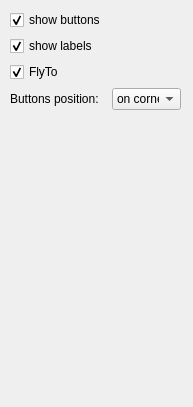
<?xml version="1.0" encoding="UTF-8"?>
<ui version="4.0">
 <class>mafPipeVisualIsoSurface</class>
 <widget class="QWidget" name="mafPipeVisualIsoSurface">
  <property name="geometry">
   <rect>
    <x>0</x>
    <y>0</y>
    <width>193</width>
    <height>407</height>
   </rect>
  </property>
  <property name="windowTitle">
   <string>Form</string>
  </property>
  <widget class="QWidget" name="verticalLayoutWidget">
   <property name="geometry">
    <rect>
     <x>10</x>
     <y>130</y>
     <width>171</width>
     <height>241</height>
    </rect>
   </property>
   <layout class="QVBoxLayout" name="verticalLayout">
    <item>
     <spacer name="verticalSpacer">
      <property name="orientation">
       <enum>Qt::Vertical</enum>
      </property>
      <property name="sizeHint" stdset="0">
       <size>
        <width>20</width>
        <height>40</height>
       </size>
      </property>
     </spacer>
    </item>
   </layout>
  </widget>
  <widget class="QWidget" name="formLayoutWidget">
   <property name="geometry">
    <rect>
     <x>10</x>
     <y>10</y>
     <width>171</width>
     <height>101</height>
    </rect>
   </property>
   <layout class="QFormLayout" name="formLayout">
    <property name="fieldGrowthPolicy">
     <enum>QFormLayout::AllNonFixedFieldsGrow</enum>
    </property>
    <item row="0" column="0">
     <widget class="QCheckBox" name="showButtonsCheck">
      <property name="text">
       <string>show buttons</string>
      </property>
      <property name="checked">
       <bool>true</bool>
      </property>
     </widget>
    </item>
    <item row="1" column="0">
     <widget class="QCheckBox" name="showLabelsCheck">
      <property name="text">
       <string>show labels</string>
      </property>
      <property name="checked">
       <bool>true</bool>
      </property>
     </widget>
    </item>
    <item row="2" column="0">
     <widget class="QCheckBox" name="flyToCheck">
      <property name="text">
       <string>FlyTo</string>
      </property>
      <property name="checked">
       <bool>true</bool>
      </property>
     </widget>
    </item>
    <item row="3" column="1">
     <widget class="QComboBox" name="positionComboBox">
      <item>
       <property name="text">
        <string>on corner</string>
       </property>
      </item>
      <item>
       <property name="text">
        <string>on center</string>
       </property>
      </item>
     </widget>
    </item>
    <item row="3" column="0">
     <widget class="QLabel" name="label">
      <property name="text">
       <string>Buttons position:</string>
      </property>
     </widget>
    </item>
   </layout>
  </widget>
 </widget>
 <resources/>
 <connections/>
</ui>
